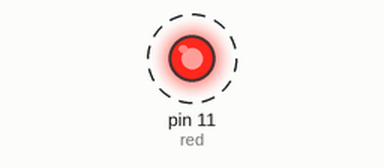
A sketch run on a simulated Arduino Uno, built with avr-gcc and run on an emulated ATmega328P. Parts: output pins drawn as LEDs (lit = HIGH). Dashed ring = blinking.

Above: at 0.5 s.
Timing chart, 0 to 4.6 s (numbered marks = the images above):
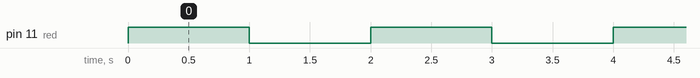

Measured:
- by itself, pin 11 (red): alternates HIGH for 1.0 s and LOW for 1.0 s

The sketch:

lab03.ino
```cpp
// C++ code
//
int red=11;
void setup()
{
  pinMode(red, OUTPUT);
  Serial.begin(9600);
}

void loop()
{
  digitalWrite(red, HIGH);
  delay(1000); // Wait for 1000 millisecond(s)
  digitalWrite(red, LOW);
  delay(1000); // Wait for 1000 millisecond(s)
}
```
